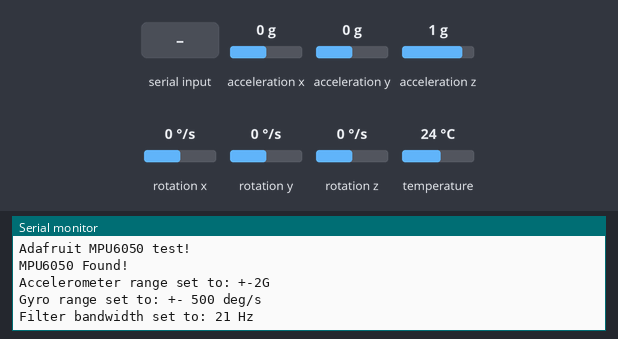
This program was run on a simulated Arduino Uno, built with avr-gcc and run on an emulated ATmega328P. On the bench: the last lines printed to the serial monitor. Inputs (shaded band) come from the test bench; at power-on: acceleration x 0 g, acceleration y 0 g, acceleration z 1 g, rotation x 0 °/s, rotation y 0 °/s, rotation z 0 °/s, temperature 24 °C.

Above: at 1.3 s.
1.4 s: "A" received over Serial
At 1.51 s:
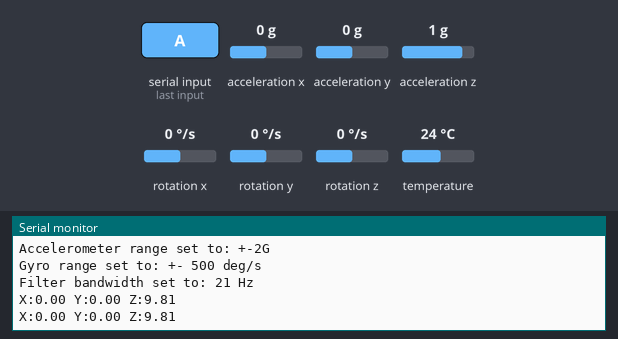
3.3 s: acceleration x set to -1.4 g
At 3.37 s:
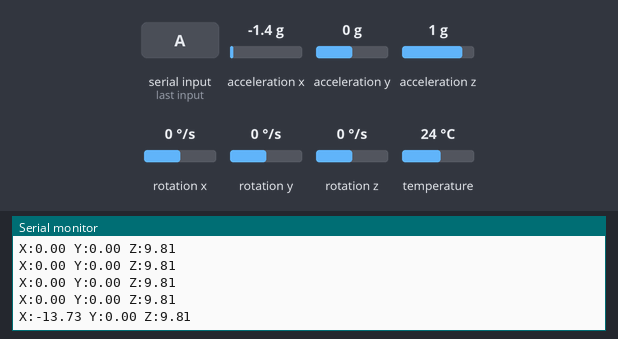
4.8 s: acceleration y set to -1.4 g
At 4.82 s:
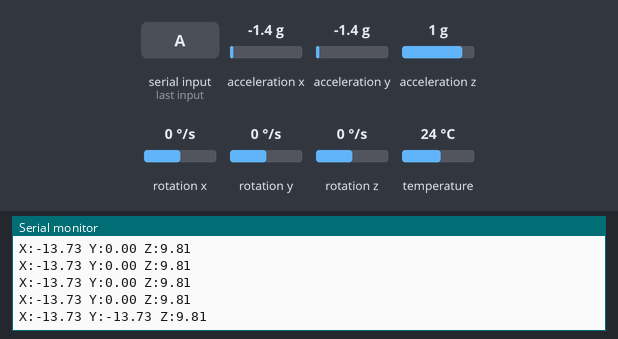
6.3 s: acceleration z set to -1.4 g
At 6.38 s:
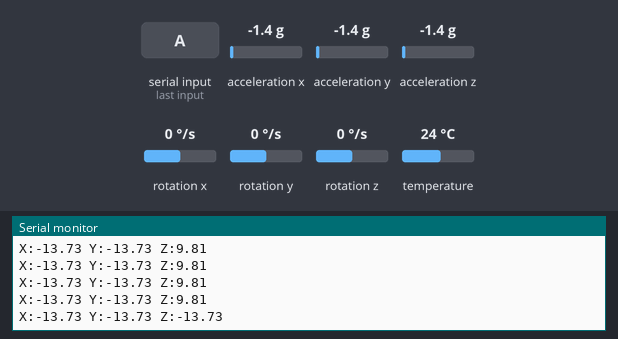

Measured:
- after the input at 1.4 s, the serial monitor: prints a new line at once (image 1)
- after the input at 3.3 s, the serial monitor: prints a new line after 0.07 s (image 2)
- after the input at 4.8 s, the serial monitor: prints a new line at once (image 3)
- after the input at 6.3 s, the serial monitor: prints a new line after 0.07 s (image 4)

The program:

main.cpp
```cpp
#include <Adafruit_MPU6050.h>
#include <Adafruit_Sensor.h>
#include <Arduino.h>
#include <Wire.h>

Adafruit_MPU6050 mpu;

void setup(void) {
    Serial.begin(115200);
    while (!Serial)
        delay(10);

    Serial.println("Adafruit MPU6050 test!");
    if (!mpu.begin()) {
        Serial.println("Failed to find MPU6050 chip");
        while (1) {
            delay(10);
        }
    }

    Serial.println("MPU6050 Found!");
    mpu.setAccelerometerRange(MPU6050_RANGE_2_G);
    Serial.print("Accelerometer range set to: ");
    switch (mpu.getAccelerometerRange()) {
    case MPU6050_RANGE_2_G:
        Serial.println("+-2G");
        break;
    case MPU6050_RANGE_4_G:
        Serial.println("+-4G");
        break;
    case MPU6050_RANGE_8_G:
        Serial.println("+-8G");
        break;
    case MPU6050_RANGE_16_G:
        Serial.println("+-16G");
        break;
    }

    mpu.setGyroRange(MPU6050_RANGE_500_DEG);
    Serial.print("Gyro range set to: ");
    switch (mpu.getGyroRange()) {
    case MPU6050_RANGE_250_DEG:
        Serial.println("+- 250 deg/s");
        break;
    case MPU6050_RANGE_500_DEG:
        Serial.println("+- 500 deg/s");
        break;
    case MPU6050_RANGE_1000_DEG:
        Serial.println("+- 1000 deg/s");
        break;
    case MPU6050_RANGE_2000_DEG:
        Serial.println("+- 2000 deg/s");
        break;
    }

    mpu.setFilterBandwidth(MPU6050_BAND_21_HZ);
    Serial.print("Filter bandwidth set to: ");
    switch (mpu.getFilterBandwidth()) {
    case MPU6050_BAND_260_HZ:
        Serial.println("260 Hz");
        break;
    case MPU6050_BAND_184_HZ:
        Serial.println("184 Hz");
        break;
    case MPU6050_BAND_94_HZ:
        Serial.println("94 Hz");
        break;
    case MPU6050_BAND_44_HZ:
        Serial.println("44 Hz");
        break;
    case MPU6050_BAND_21_HZ:
        Serial.println("21 Hz");
        break;
    case MPU6050_BAND_10_HZ:
        Serial.println("10 Hz");
        break;
    case MPU6050_BAND_5_HZ:
        Serial.println("5 Hz");
        break;
    }
    Serial.println("");
    delay(100);
}

void loop() {
    // Leitura padrão do sensor
    //  sensors_event_t a, g, temp;
    //  mpu.getEvent(&a, &g, &temp);
    //  Serial.print("X: ");
    //  Serial.print(a.acceleration.x);
    //  Serial.print(" Y: ");
    //  Serial.print(a.acceleration.y);
    //  Serial.print(" Z: ");
    //  Serial.println(a.acceleration.z);
    //  delay(500);

    if (Serial.available()) {
        char receivedChar = Serial.read();
        if (receivedChar == 'A') {
            for (int i = 0; i < 200; i++) {
                // Serial.print(i);
                // Serial.print(" - ");
                sensors_event_t a, g, temp;
                mpu.getEvent(&a, &g, &temp);
                Serial.print("X:");
                Serial.print(a.acceleration.x);
                Serial.print(" Y:");
                Serial.print(a.acceleration.y);
                Serial.print(" Z:");
                Serial.println(a.acceleration.z);
                delay(100);
            }
        }
    }
}
```
